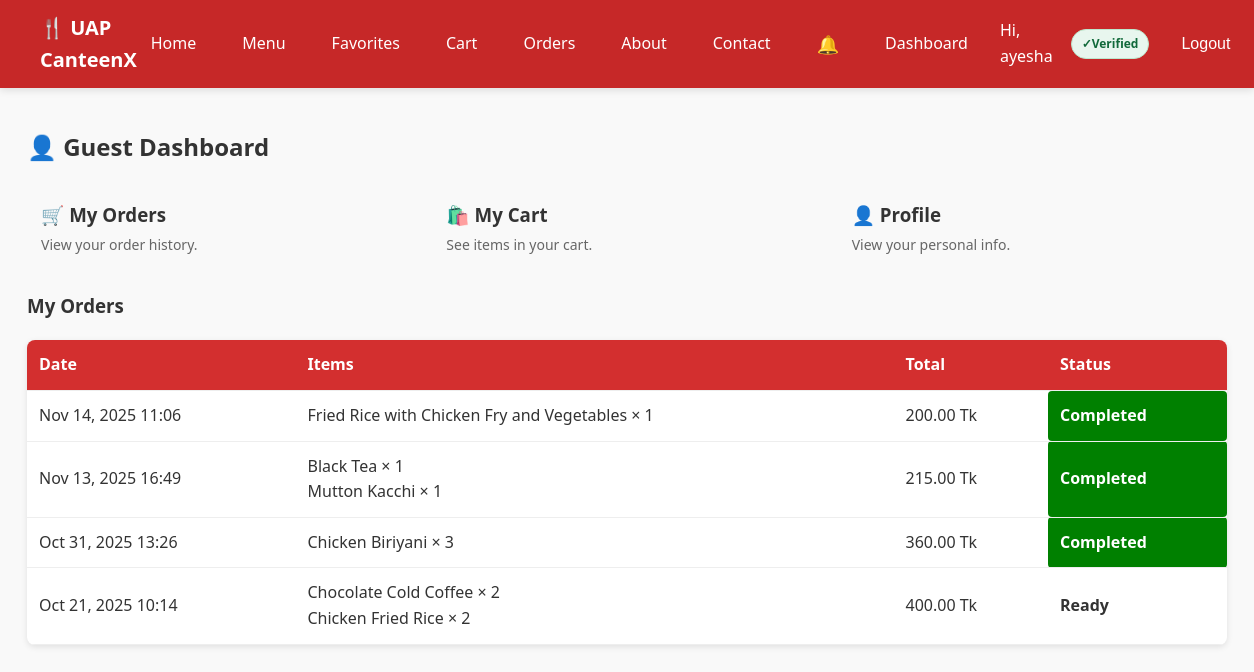
Before: /dashboard/ (signed in) with the older database file.
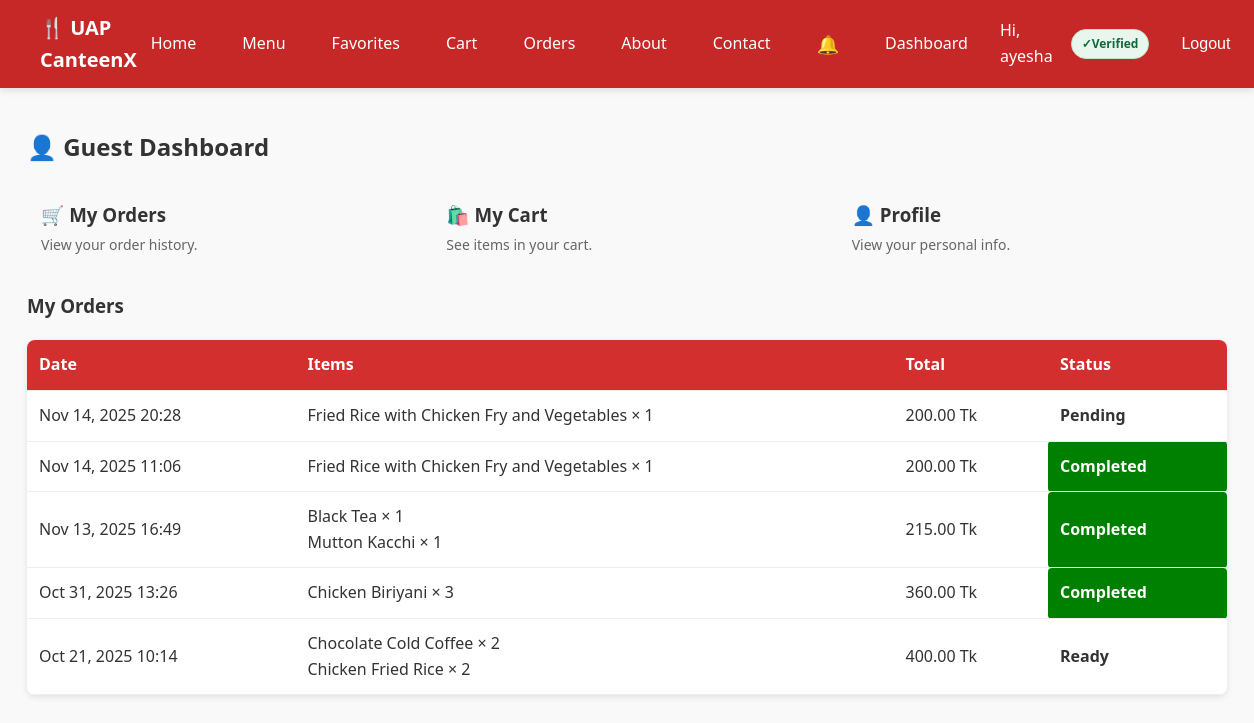
After: the same page with the newer database file.
### my_canteen/models.py (models this page shows, shortened)
class Order(models.Model):
    STATUS_CHOICES = [
        ('pending', 'Pending'),
        ('accepted', 'Accepted'),
        ('preparing', 'Preparing'),
        ('ready', 'Ready'),
        ('delivered', 'Delivered'),
        ('completed', 'Completed'),
        ('cancelled', 'Cancelled'),
    ]
    PAYMENT_STATUS_CHOICES = [('unpaid', 'Unpaid'), ('paid', 'Paid')]
    PAYMENT_METHOD_CHOICES = [
        ('cash', 'Cash'),
        ('mock_card', 'Mock Card'),
        ('stripe', 'Stripe'),
        ('sslcommerz', 'SSLCommerz'),
    ]
    user = models.ForeignKey(User, on_delete=models.CASCADE)
    total_price = models.DecimalField(max_digits=8, decimal_places=2)
    address = models.CharField(max_length=255)
    status = models.CharField(max_length=20, choices=STATUS_CHOICES, default='pending')
    payment_status = models.CharField(max_length=10, choices=PAYMENT_STATUS_CHOICES, default='unpaid')
    payment_method = models.CharField(max_length=10, choices=PAYMENT_METHOD_CHOICES, default='cash')
    created_at = models.DateTimeField(auto_now_add=True)

class OrderItem(models.Model):
    order = models.ForeignKey(Order, on_delete=models.CASCADE)
    item = models.ForeignKey(MenuItem, on_delete=models.CASCADE)
    quantity = models.PositiveIntegerField(default=1)
    unit_price = models.DecimalField(max_digits=6, decimal_places=2)

class MenuItem(models.Model):
    name = models.CharField(max_length=100)
    description = models.TextField(blank=True)
    price = models.DecimalField(max_digits=6, decimal_places=2)
    stock = models.PositiveIntegerField(default=0)
    image = models.ImageField(upload_to='menu/', blank=True, null=True)
    category = models.ForeignKey(Category, on_delete=models.CASCADE, null=True)
    is_active = models.BooleanField(default=True)
    is_popular = models.BooleanField(default=False)
    rating_avg = models.FloatField(default=0)
    rating_count = models.PositiveIntegerField(default=0)

### my_canteen/views.py (the view)
# urls.py: path('dashboard/', views.dashboard, name='dashboard'),
@login_required
def dashboard(request):
    profile = UserProfile.objects.select_related("user").get(user=request.user)
    real_role = profile.role
    effective_role = get_effective_role(real_role)
    if effective_role in ["admin", "vendor"]:
        orders = Order.objects.all().order_by("-created_at")
        items = MenuItem.objects.all()
    elif effective_role == "staff":
        orders = Order.objects.filter(
            status__in=["accepted", "preparing"]
        ).order_by("-created_at")
        items = None
    else:
        orders = Order.objects.filter(user=request.user).order_by("-created_at")
        items = None
    title_map = {
        "admin": "🛠 Admin Dashboard",
        "vendor": "🏪 Vendor Dashboard",
        "staff": "👨‍🍳 Staff Dashboard",
        "student": "🎓 Student Dashboard",
        "faculty": "🎓 Faculty Dashboard",
        "guest": "👋 Welcome",
    }
    dashboard_title = title_map.get(real_role, "Dashboard")
    template_name = f"my_canteen/dashboard/{effective_role}.html"
    ctx = {
        "profile": profile,
        "orders": orders,
        "items": items,
        "real_role": real_role,
        "effective_role": effective_role,
        "dashboard_title": dashboard_title,
    }
    return render(request, template_name, ctx)

### my_canteen/context_processors.py (called while the page is built)
def favorites_processor(request):
    if request.user.is_authenticated:
        fav_ids = Favorite.objects.filter(user=request.user).values_list('item_id', flat=True)
        return {"favorite_items": set(fav_ids)}
    return {"favorite_items": set()}

def cart_count(request):
    cart = request.session.get("cart", {})
    return {"cart_count": sum(cart.values())}

def notifications_context(request):
    if request.user.is_authenticated:
        unread_count = Notification.objects.filter(user=request.user, is_read=False).count()
    else:
        unread_count = 0
    return {
        "unread_notifications": unread_count
    }

### my_canteen/views.py (called while the page is built)
def get_effective_role(real_role: str) -> str:
    if real_role == "admin":
        return "vendor"
    if real_role == "vendor":
        return "admin"
    return real_role

### my_canteen/templates/my_canteen/dashboard/guest.html
{% extends "my_canteen/base.html" %}
{% block content %}
<h2>👤 Guest Dashboard</h2>
<div style="display:grid;grid-template-columns:repeat(auto-fit,minmax(180px,1fr));gap:16px;margin-bottom:20px;">
  <a href="{% url 'orders' %}"
     class="surface"
     style="padding:14px;border-radius:10px;text-decoration:none;display:block;">
    <h3 style="margin:0 0 4px;">🛒 My Orders</h3>
    <p style="margin:0;color:#666;font-size:14px;">View your order history.</p>
  </a>
  <a href="{% url 'cart' %}"
     class="surface"
     style="padding:14px;border-radius:10px;text-decoration:none;display:block;">
    <h3 style="margin:0 0 4px;">🛍️ My Cart</h3>
    <p style="margin:0;color:#666;font-size:14px;">See items in your cart.</p>
  </a>
  <a href="{% url 'profile' %}"
     class="surface"
     style="padding:14px;border-radius:10px;text-decoration:none;display:block;">
    <h3 style="margin:0 0 4px;">👤 Profile</h3>
    <p style="margin:0;color:#666;font-size:14px;">View your personal info.</p>
  </a>
</div>
<h3>My Orders</h3>
<table class="orders-table">
    <tr>
      <th>Date</th>
      <th>Items</th>
      <th>Total</th>
      <th>Status</th>
    </tr>
    {% for order in orders %}
    <tr>
        <td>{{ order.created_at|date:"M d, Y H:i" }}</td>
        <td>
            {% for oi in order.orderitem_set.all %}
                {{ oi.item.name }} × {{ oi.quantity }} <br>
            {% endfor %}
        </td>
        <td>{{ order.total_price }} Tk</td>
        <td class="status {{ order.status }}">{{ order.status }}</td>
    </tr>
    {% empty %}
      <tr>
        <td colspan="4" style="text-align:center;">No orders yet.</td>
      </tr>
    {% endfor %}
</table>
{% endblock %}

Changed rows visible on the page:
added Order: created_at "Nov 14, 2025 20:28", total_price "200.00", status "Pending"
added OrderItem: item.name "Fried Rice with Chicken Fry and Vegetables", quantity "1", shown under "Nov 14, 2025 20:28"
